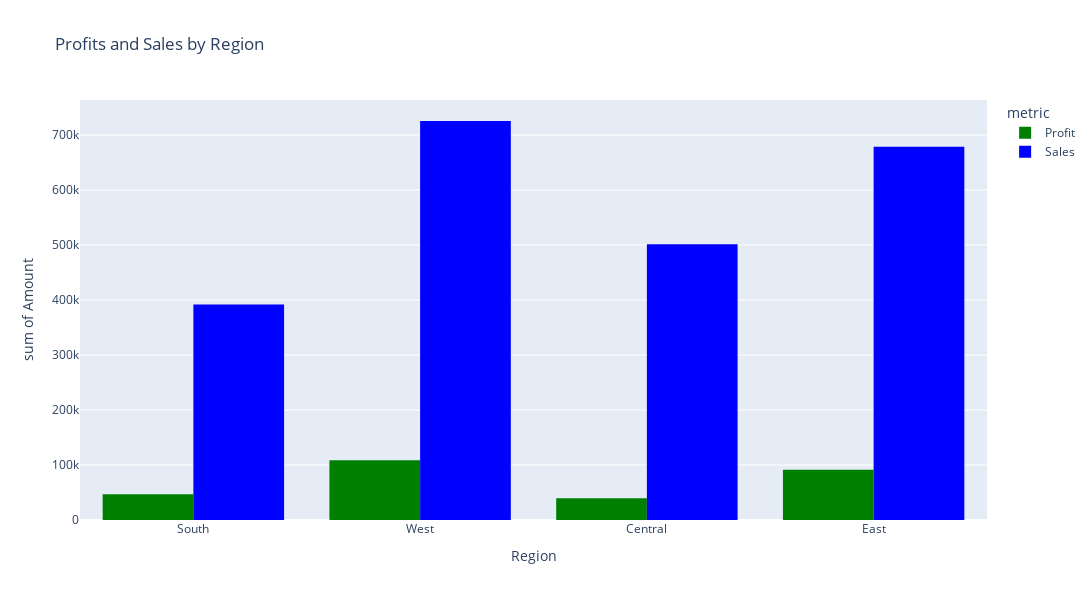

Here is the notebook cell this chart was saved with:
### Code cell
## convert normal dataframe to long bcz graoh only read this type of format.

df_long = df.melt(id_vars=['Region'], # id_vars used to define column which is remain same       
                  value_vars=['Profit', 'Sales'],   ## value_vars used to unpivot columns
                  var_name='metric',              ## this will create new column only for this plot 
                  value_name='Amount')         ## name of new column which hold numeric values

color_map = {
    'Profit': 'green',
    'Sales': 'blue'
}


fig = px.histogram(df_long,  
             x='Region',    # column for x axis
             y='Amount',    # column for y-axia
             color='metric',  # import crated column for color
             barmode='group',   ## barmode group or stack
             title='Profits and Sales by Region',   
             color_discrete_map=color_map)     
fig.update_layout(
    height=600,
    width=1300  # or larger if needed
)

fig.show()

### Figure 1 — Plotly figure (JSON) as saved in the notebook; plotly's stock layout.template omitted (floating-point values rounded to 4 significant figures; data arrays with more than 128 entries replaced by an {"elided": "..."} marker saying what was removed)
{"data": [{"alignmentgroup": "True", "bingroup": "x", "histfunc": "sum", "hovertemplate": "metric=Profit<br>Region=%{x}<br>sum of Amount=%{y}<extra></extra>", "legendgroup": "Profit", "marker": {"color": "green", "pattern": {"shape": ""}}, "name": "Profit", "offsetgroup": "Profit", "orientation": "v", "showlegend": true, "type": "histogram", "x": {"elided": "9994 str values"}, "xaxis": "x", "y": {"elided": "9994 float values"}, "yaxis": "y"}, {"alignmentgroup": "True", "bingroup": "x", "histfunc": "sum", "hovertemplate": "metric=Sales<br>Region=%{x}<br>sum of Amount=%{y}<extra></extra>", "legendgroup": "Sales", "marker": {"color": "blue", "pattern": {"shape": ""}}, "name": "Sales", "offsetgroup": "Sales", "orientation": "v", "showlegend": true, "type": "histogram", "x": {"elided": "9994 str values"}, "xaxis": "x", "y": {"elided": "9994 float values"}, "yaxis": "y"}], "layout": {"barmode": "group", "height": 600, "legend": {"title": {"text": "metric"}, "tracegroupgap": 0}, "title": {"text": "Profits and Sales by Region"}, "width": 1300, "xaxis": {"anchor": "y", "domain": [0, 1], "title": {"text": "Region"}}, "yaxis": {"anchor": "x", "domain": [0, 1], "title": {"text": "sum of Amount"}}}}
